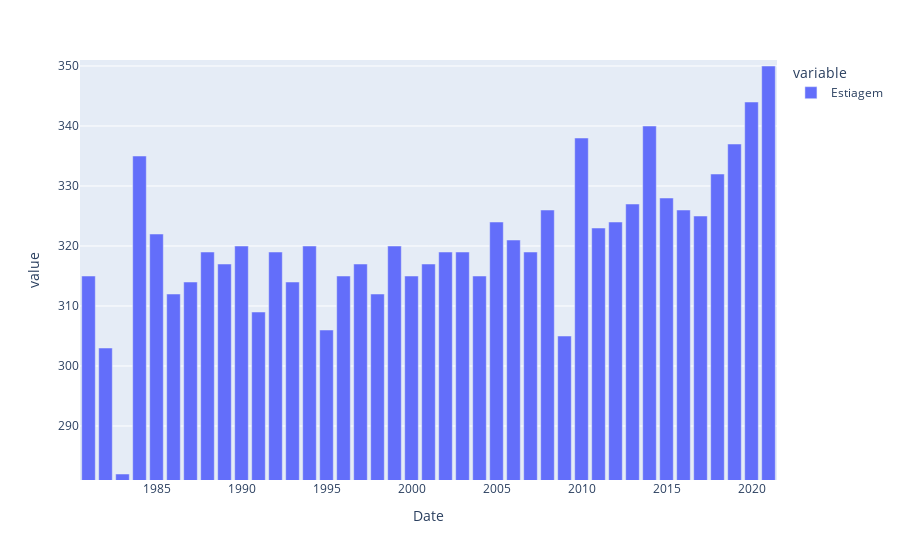

Notebook code cell kept with this figure:
### Code cell
# df = self.df_nasa
df = df.reset_index().rename(columns={'index': 'Date'})
df['Date'] =  pd.to_datetime(df['Date'])
df['Estiagem'] = df['PRECTOTCORR'].map(lambda x: x <= 10.)
df['Estiagem'] = df['Estiagem'].astype(int)
resp = df.groupby(df['Date'].dt.year).sum()[['Estiagem']]

fig = px.bar(resp)
fig.update_layout(yaxis_range=[resp.min()[0]-1,resp.max()[0]+1])

### Figure 1 — Plotly figure (JSON) as saved in the notebook; plotly's stock layout.template omitted (floating-point values rounded to 4 significant figures)
{"data": [{"alignmentgroup": "True", "hovertemplate": "variable=Estiagem<br>Date=%{x}<br>value=%{y}<extra></extra>", "legendgroup": "Estiagem", "marker": {"color": "#636efa", "pattern": {"shape": ""}}, "name": "Estiagem", "offsetgroup": "Estiagem", "orientation": "v", "showlegend": true, "textposition": "auto", "type": "bar", "x": [1981, 1982, 1983, 1984, 1985, 1986, 1987, 1988, 1989, 1990, 1991, 1992, 1993, 1994, 1995, 1996, 1997, 1998, 1999, 2000, 2001, 2002, 2003, 2004, 2005, 2006, 2007, 2008, 2009, 2010, 2011, 2012, 2013, 2014, 2015, 2016, 2017, 2018, 2019, 2020, 2021], "xaxis": "x", "y": [315, 303, 282, 335, 322, 312, 314, 319, 317, 320, 309, 319, 314, 320, 306, 315, 317, 312, 320, 315, 317, 319, 319, 315, 324, 321, 319, 326, 305, 338, 323, 324, 327, 340, 328, 326, 325, 332, 337, 344, 350], "yaxis": "y"}], "layout": {"barmode": "relative", "legend": {"title": {"text": "variable"}, "tracegroupgap": 0}, "margin": {"t": 60}, "xaxis": {"anchor": "y", "domain": [0, 1], "title": {"text": "Date"}}, "yaxis": {"anchor": "x", "domain": [0, 1], "range": [281, 351], "title": {"text": "value"}}}}
